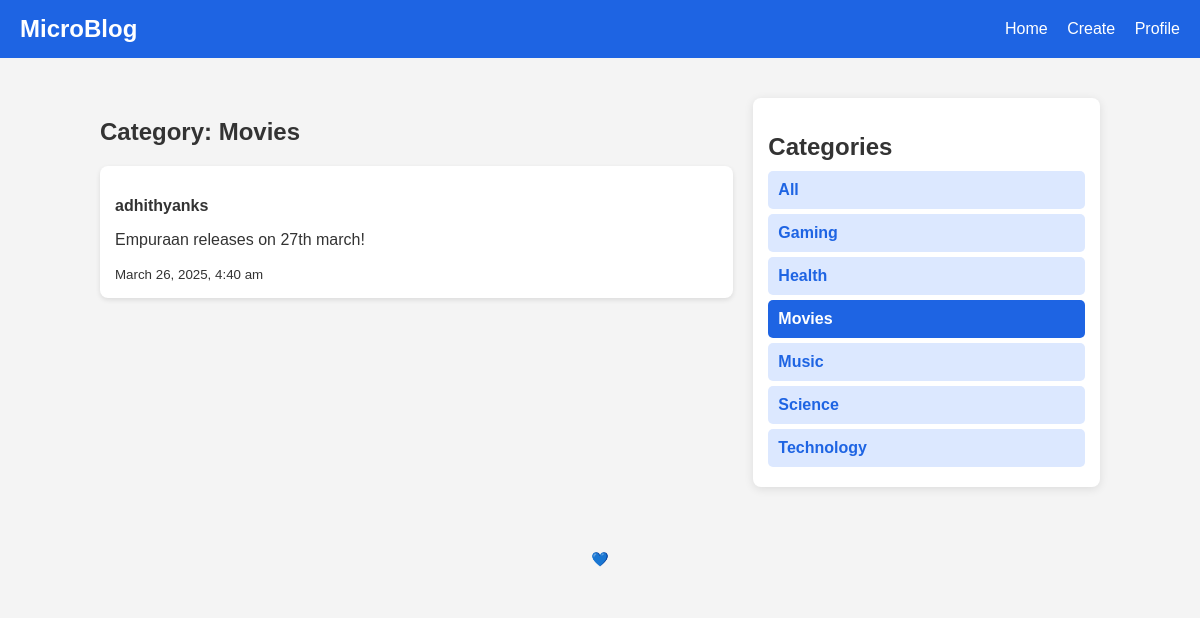
Screenshot of /category.php?id=3 with the database file from the repository.
### tables this page shows
CREATE TABLE `categories` (
  `id` int(11) NOT NULL,
  `name` varchar(100) NOT NULL,
  `description` text DEFAULT NULL,
  `created_at` timestamp NOT NULL DEFAULT current_timestamp()
);

CREATE TABLE `posts` (
  `id` int(11) NOT NULL,
  `user_id` int(11) NOT NULL,
  `category_id` int(11) NOT NULL,
  `content` text NOT NULL,
  `created_at` timestamp NOT NULL DEFAULT current_timestamp()
);

CREATE TABLE `users` (
  `id` int(11) NOT NULL,
  `username` varchar(50) NOT NULL,
  `email` varchar(100) NOT NULL,
  `password_hash` varchar(255) NOT NULL,
  `created_at` timestamp NOT NULL DEFAULT current_timestamp()
);

### category.php (the view, shortened to what this page needs)
<?php
include 'includes/db.php';
$category_id = isset($_GET['id']) ? intval($_GET['id']) : 0;
$categories = $conn->query("SELECT id, name FROM categories ORDER BY name ASC");
$category_name = "Unknown";
$category_stmt = $conn->prepare("SELECT name FROM categories WHERE id = ?");
$category_stmt->bind_param("i", $category_id);
$category_stmt->execute();
$category_result = $category_stmt->get_result();
if ($category_row = $category_result->fetch_assoc()) {
    $category_name = $category_row['name'];
}
$sql = "SELECT posts.id, posts.content, posts.created_at, users.username
        FROM posts
        JOIN users ON posts.user_id = users.id
        WHERE posts.category_id = ?
        ORDER BY posts.created_at DESC";
$stmt = $conn->prepare($sql);
$stmt->bind_param("i", $category_id);
$stmt->execute();
$posts = $stmt->get_result();
?>
<!DOCTYPE html>
<html lang="en">
<head>
    <link rel="stylesheet" href="css/style.css">
</head>
<body>
    <header>
        <h1>MicroBlog</h1>
        <nav>
            <a href="./">Home</a>
            <a href="createpost.php">Create</a>
            <a href="profile.php">Profile</a>
        </nav>
    </header>
    <main class="content-wrapper">
        <section class="recent-posts">
            <h2>Category: <?= htmlspecialchars($category_name) ?></h2>
            <?php if ($posts->num_rows > 0): ?>
                <?php while ($post = $posts->fetch_assoc()): ?>
                    <div class="post">
                        <p><strong><?= htmlspecialchars($post['username']) ?></strong></p>
                        <p><?= nl2br(htmlspecialchars($post['content'])) ?></p>
                        <small><?= date('F j, Y, g:i a', strtotime($post['created_at'])) ?></small>
                    </div>
                <?php endwhile; ?>
            <?php else: ?>
                <p>No posts available in this category.</p>
            <?php endif; ?>
        </section>
        <aside class="categories">
            <h2>Categories</h2>
            <a href="./" class="category-item">All</a>
            <?php if ($categories->num_rows > 0): ?>
                <?php while ($cat = $categories->fetch_assoc()): ?>
                    <a href="category.php?id=<?= $cat['id'] ?>" class="category-item <?= ($cat['id'] == $category_id) ? 'active' : '' ?>">
                        <?= htmlspecialchars($cat['name']) ?>
                    </a>
                <?php endwhile; ?>
            <?php else: ?>
                <p>No categories available.</p>
            <?php endif; ?>
        </aside>
    </main>
    <footer>
        <p>💙</p>
    </footer>
</body>
</html>

### css/style.css (style rules this page uses)
body { margin: 0; font-family: Arial, sans-serif; background: #f4f4f4; color: #333; }
header { background: #1e64e3; color: white; display: flex; justify-content: space-between; align-items: center; padding: 15px 20px; }
header h1 { margin: 0; font-size: 24px; }
nav a { text-decoration: none; color: white; font-size: 16px; margin-left: 15px; transition: opacity 0.3s; }
.content-wrapper { display: flex; max-width: 1000px; margin: 20px auto; padding: 20px; gap: 20px; }
.recent-posts { flex: 2; }
.post { background: white; padding: 15px; margin: 10px 0; border-radius: 8px; box-shadow: 0 2px 5px rgba(0, 0, 0, 0.1); }
.post strong { font-size: 16px; }
.categories { flex: 1; background: white; padding: 15px; border-radius: 8px; box-shadow: 0 2px 10px rgba(0, 0, 0, 0.1); height: fit-content; }
.categories h2 { margin-bottom: 10px; }
.category-item { display: block; background: #dce8ff; padding: 10px; margin: 5px 0; text-decoration: none; color: #1e64e3; font-weight: bold; border-radius: 5px; transition: background 0.3s; }
footer { text-align: center; padding: 10px; background: #f4f4f4; font-size: 14px; margin-top: 20px; }
.category-item.active { background: #1e64e3; color: white; }

### rows the page displays
categories: name "Movies"
posts: user.username "adhithyanks", content "Empuraan releases on 27th march!", created_at "March 26, 2025, 4:40 am"
categories: name "Gaming"
categories: name "Health"
categories: name "Music"
categories: name "Science"
categories: name "Technology"
